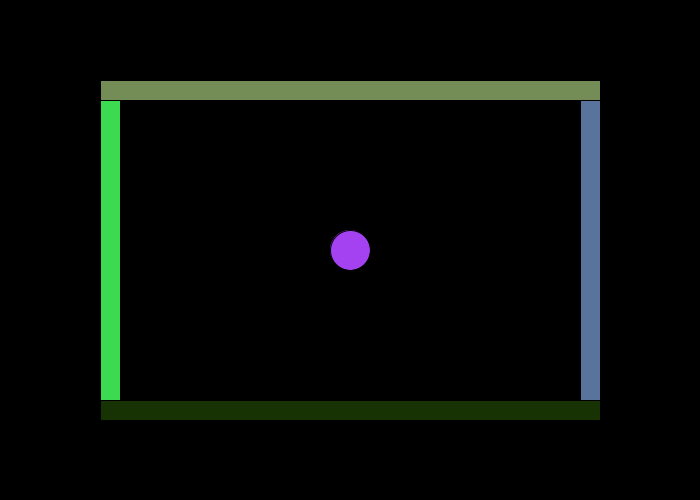
Frame 1 (no input)
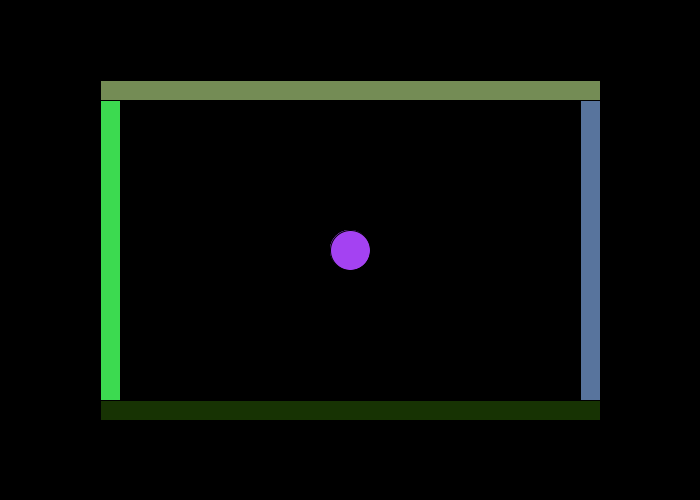
Frame 60 (the mouse pressed at the canvas centre just before this capture)
Frame 120 (the mouse held since frame 60 and released just before this capture): identical to frame 60, image omitted

The Processing sketch that drew these frames (run headless with seeded random() and noise(); from frame 60 on, the mouse is pressed at the canvas centre):

// Processing sketch: Collisions
// ── Collisions.pde
Ball ball;
Wall[] walls = new Wall[4];

ArrayList<Character> keys;

void setup() {
  size(700,500);
  background(0);
  
  ball = new Ball(width/2,height/2,20);
  
  walls[0] = new Wall(100,100,20,height-200);
  walls[1] = new Wall(100, 80, width-200,20);
  walls[2] = new Wall(100, height-100, width-200,20);
  walls[3] = new Wall(width-120,100,20,height-200);
  
  keys = new ArrayList<>();
}

void draw() {
  fill(0,50);
  rect(0,0,width,height);
  
  ball.display();
  for (Wall w: walls) {
    w.display();
  }
  
  if (keys.contains('w'))
    ball.vel.y--;
  if (keys.contains('s'))
    ball.vel.y++;
  if (keys.contains('a'))
    ball.vel.x--;
  if (keys.contains('d'))
    ball.vel.x++;
  
}

void keyPressed() {
  if (!keys.contains(key)) {
    keys.add(key);
  }
}

void keyReleased() {
  keys.remove(keys.indexOf(key));
}

// ── Ball.pde
class Ball {
  PVector pos;
  PVector vel;
  PVector acc;
  
  float r;
  color col;
  
  Ball(float x, float y, float rad) {
    pos = new PVector(x,y);
    vel = new PVector(0,0);
    acc = new PVector(0,0);
    r = rad;
    col = color(random(255),random(255),random(255));
  }
  
  void display() {
    vel.add(acc);
    vel.mult(0.9);
    pos.add(vel);
    
    for (Wall w: walls)
      w.hit(ball);
    
    fill(col);
    circle(pos.x,pos.y,r*2);
  }
}

// ── Wall.pde
class Wall {
  PVector pos;
  
  float w,h;
  color col;
  
  Wall(float x, float y, float w, float h) {
    pos = new PVector(x,y);
    this.w = w;
    this.h = h;
    col = color(random(255),random(255),random(255));
  }
  
  void display() {
    fill(col);
    rect(pos.x,pos.y,w,h);
  }
  
  void hit(Ball ball) {
    
    if (ball.pos.y > pos.y + h && ball.pos.y < pos.y + h + ball.r) {
      if (ball.pos.x >= pos.x && ball.pos.x <= pos.x + w) { // Bottom wall
        ball.pos.y = pos.y + h + ball.r;
        ball.vel.y *= -1;
      } else if (ball.pos.x < pos.x && ball.pos.x > pos.x - ball.r) { //  Bottom left corner
        bounceCorner(new PVector(pos.x,pos.y+h));
      } else if (ball.pos.x > pos.x + w && ball.pos.x < pos.x + w + ball.r) { // Bottom right corner
        bounceCorner(new PVector(pos.x+w,pos.y+h));
      }
    } else if (ball.pos.y < pos.y && ball.pos.y > pos.y - ball.r) {
      if (ball.pos.x > pos.x && ball.pos.x < pos.x + w) { // Top wall
        ball.pos.y = pos.y - ball.r;
        ball.vel.y *= -1;
      } else if (ball.pos.x < pos.x && ball.pos.x > pos.x - ball.r) { //  Top left corner
        bounceCorner(new PVector(pos.x,pos.y));
      } else if (ball.pos.x > pos.x + w && ball.pos.x < pos.x + w + ball.r) { // Top right corner
        bounceCorner(new PVector(pos.x+w,pos.y));
      }
    } else if (ball.pos.x < pos.x && ball.pos.x > pos.x - ball.r) {
      if (ball.pos.y > pos.y && ball.pos.y < pos.y + h) { // Left wall
        ball.pos.x = pos.x - ball.r;
        ball.vel.x *= -1;
      }
    } else if (ball.pos.x > pos.x + w && ball.pos.x < pos.x + w + ball.r) {
      if (ball.pos.y > pos.y && ball.pos.y < pos.y + h) { // Right wall
        ball.pos.x = pos.x + w + ball.r;
        ball.vel.x *= -1;
      }
    }
  }
  
  void bounceCorner(PVector corner) { // Used in hit() method
    PVector dis = PVector.sub(corner, ball.pos);
    if (dis.mag() < ball.r) {
      float angle = PVector.sub(corner, ball.pos).heading();
      float mag = ball.vel.mag();
      
      ball.vel.x = -mag * cos(angle);
      ball.vel.y = -mag * sin(angle);
      
      ball.pos.x = -ball.r * cos(angle) + corner.x;
      ball.pos.y = -ball.r * sin(angle) + corner.y;
    }
  }
}
